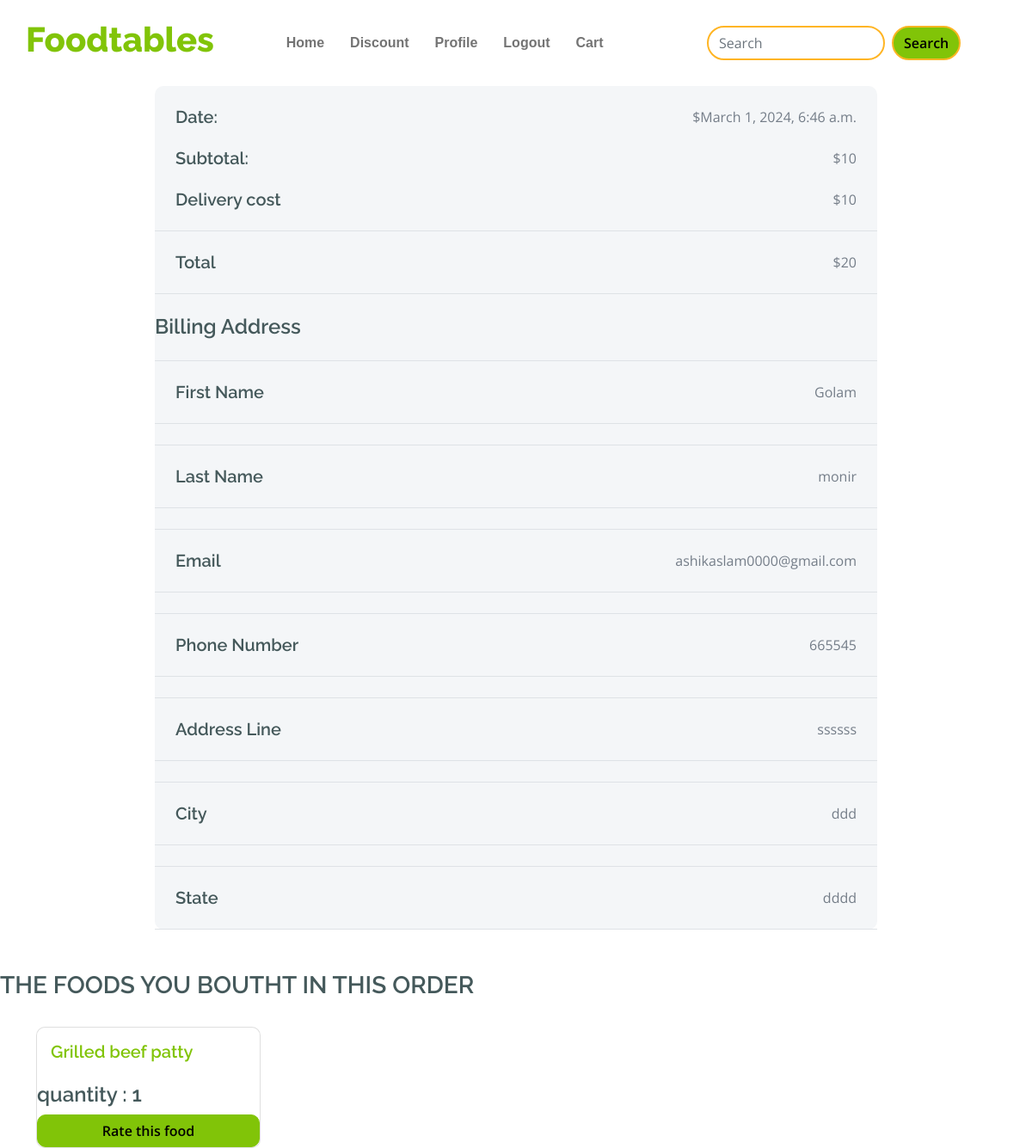
Page /order/order_detials_form/12/ (signed in) on the committed database.
### order/models.py (models this page shows, shortened)
class Order(models.Model):
    user = models.ForeignKey(User, on_delete= models.CASCADE)
    first_name = models.CharField(max_length=100,null=True,blank=True)
    last_name = models.CharField(max_length=100,null=True,blank=True)
    phone = models.CharField(max_length=12,null=True,blank=True)
    email = models.EmailField(max_length=50,null=True)
    address_line1 = models.TextField(null=True,blank=True)
    state = models.CharField(max_length=100,null=True,blank=True)
    city = models.CharField(max_length=100,null=True,blank=True)
    created_at = models.DateTimeField(auto_now_add = True)
    delevary_cost = models.IntegerField(default=0)
    product_price = models.IntegerField(default=0)
    total = models.IntegerField(default=0)

### cart/models.py (models this page shows, shortened)
class Cart_item(models.Model):
     user = models.ForeignKey(User,on_delete=models.CASCADE)
     food= models.ForeignKey(Food,on_delete=models.CASCADE)
     order = models.ForeignKey(Order, on_delete=models.CASCADE, blank=True, null=True, related_name='item')
     quantity=models.IntegerField()
     done = models.BooleanField(default = False)
     def __str__(self) -> str:
          return self.food.food_name

### store/models.py (models this page shows, shortened)
class Food(models.Model):
    food_name = models.CharField(max_length=50)
    price = models.IntegerField()
    dis_count_availave = models.BooleanField(default=False,null=True)
    parcentage_of_discount = models.IntegerField(null=True,blank = True)
    category = models.ForeignKey(Category,on_delete=models.CASCADE)
    food_img =models.ImageField(upload_to='photos/foodes')
    descriptons=models.TextField()
    slug = models.SlugField(max_length= 100, unique = True,default=None)
    buyers = models.ManyToManyField(User, related_name='bought_foods',blank = True)
    commentors = models.ManyToManyField(User , related_name='comment_foods',blank = True)

### order/views.py (the view)
# urls.py: path('order_detials_form/<int:pk>/', order_detials_form,name='order_detials_form'),
@login_required
def order_detials_form(request,pk):
      current_order = Order.objects.get(pk=pk)
      all_items = current_order.item.all()
      for i in all_items:print(i)
      return render (request,'order_detials.html',{'current_order':current_order,'all_items':all_items})

### order/templates/order_detials.html (shortened to what this page needs)
{% extends "base.html" %}
{% block body %}
  <div class="bg-light rounded"   style="width: 70%; margin:auto; height: 50%;">
    <div class="p-4">
        <div class="d-flex justify-content-between mb-4">
            <h5 class="mb-0 me-4">Date:</h5>
            <p class="mb-0">${{current_order.created_at}}</p>
        </div>
        <div class="d-flex justify-content-between mb-4">
            <h5 class="mb-0 me-4">Subtotal:</h5>
            <p class="mb-0">${{current_order.product_price}}</p>
        </div>
        <div class="d-flex justify-content-between">
            <h5 class="mb-0 me-4">Delivery cost</h5>
            <div class="">
                <p class="mb-0"> ${{current_order.delevary_cost}}</p>
            </div>
        </div>
    </div>
    <div class="py-4 mb-4 border-top border-bottom d-flex justify-content-between">
        <h5 class="mb-0 ps-4 me-4">Total</h5>
        <p class="mb-0 pe-4">${{current_order.total}}</p>
    </div>
    <h4 class="card-title mb-4">Billing Address</h4>
    <div class="py-4 mb-4 border-top border-bottom d-flex justify-content-between">
        <h5 class="mb-0 ps-4 me-4">First Name</h5>
        <p class="mb-0 pe-4">{{current_order.first_name}}</p>
    </div>
    <div class="py-4 mb-4 border-top border-bottom d-flex justify-content-between">
        <h5 class="mb-0 ps-4 me-4">Last Name</h5>
        <p class="mb-0 pe-4">{{current_order.last_name}}</p>
    </div>
    <div class="py-4 mb-4 border-top border-bottom d-flex justify-content-between">
        <h5 class="mb-0 ps-4 me-4">Email</h5>
        <p class="mb-0 pe-4">{{current_order.email}}</p>
    </div>
    <div class="py-4 mb-4 border-top border-bottom d-flex justify-content-between">
        <h5 class="mb-0 ps-4 me-4">Phone Number</h5>
        <p class="mb-0 pe-4">{{current_order.phone}}</p>
    </div>
    <div class="py-4 mb-4 border-top border-bottom d-flex justify-content-between">
        <h5 class="mb-0 ps-4 me-4">Address Line</h5>
        <p class="mb-0 pe-4">{{current_order.address_line1}}</p>
    </div>
    <div class="py-4 mb-4 border-top border-bottom d-flex justify-content-between">
        <h5 class="mb-0 ps-4 me-4">City</h5>
        <p class="mb-0 pe-4">{{current_order.city}}</p>
    </div>
    <div class="py-4 mb-4 border-top border-bottom d-flex justify-content-between">
        <h5 class="mb-0 ps-4 me-4">State</h5>
        <p class="mb-0 pe-4">{{current_order.state}}</p>
    </div>
</div>
<h3  > THE  FOODS   YOU BOUTHT IN THIS ORDER  </h3>
<div class="container" >
    <div class="row row-cols-1 row-cols-sm-2 row-cols-md-4 g-4">
        {% for i in all_items %}
        <div class="col">
            <div class="card h-100">
                <div class="card-body">
                    <h5 class="card-title"><a href="{% url 'pro_detials' i.food.id %}">{{ i.food.food_name }}</a></h5>
                </div>
                <h4>quantity : {{ i.quantity }}</h4>
                {% if request.user in i.food.commentors.all %}
                    <a href="{% url 'edit_my_review' i.food.id %}" class="btn btn-primary">Edit your review</a>
                    {% else %}
                    <a href="{% url 'give_reviews' i.food.id %}" class="btn btn-primary">Rate this food</a>
                {% endif %}
            </div>
        </div>
        {% endfor %}
{% endblock %}

### static/css/style.css (style rules this page uses)
.btn { font-weight: 600; transition: .5s; }

### rows in the picture
Order: created_at "March 1, 2024, 6:46 a.m.", product_price "10", delevary_cost "10", total "20", first_name "Golam", last_name "monir", email "ashikaslam0000@gmail.com", phone "665545", address_line1 "ssssss", city "ddd", state "dddd"
Cart_item: food.food_name "Grilled beef patty", quantity "1", shows "Rate this food"
